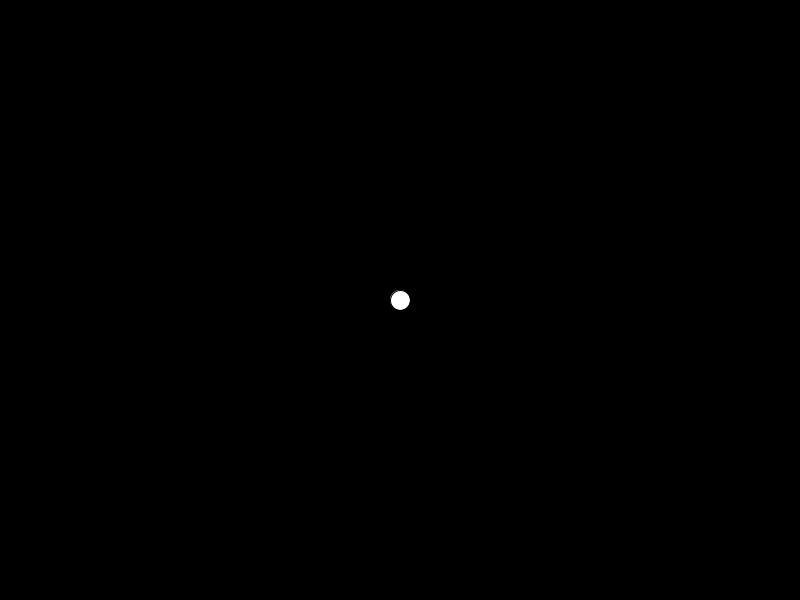
Frame 1 (no input)
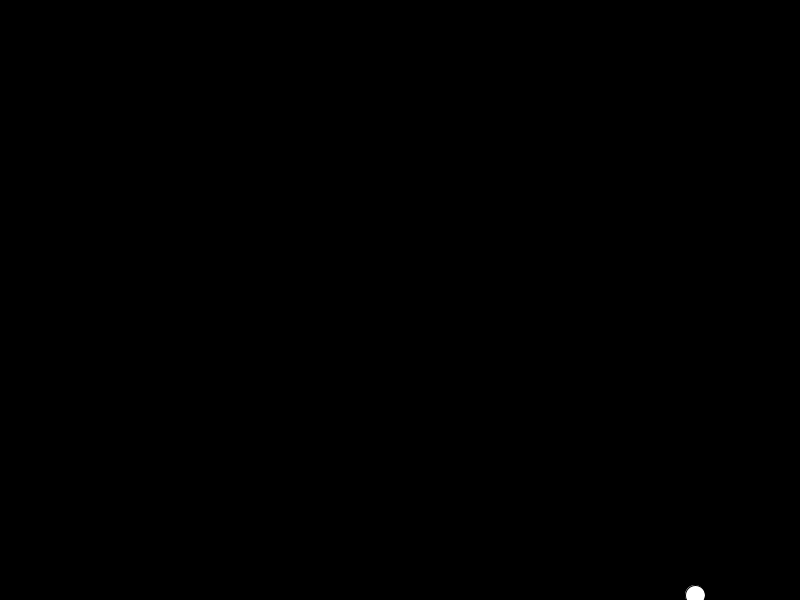
Frame 60 (the mouse pressed at the canvas centre just before this capture)
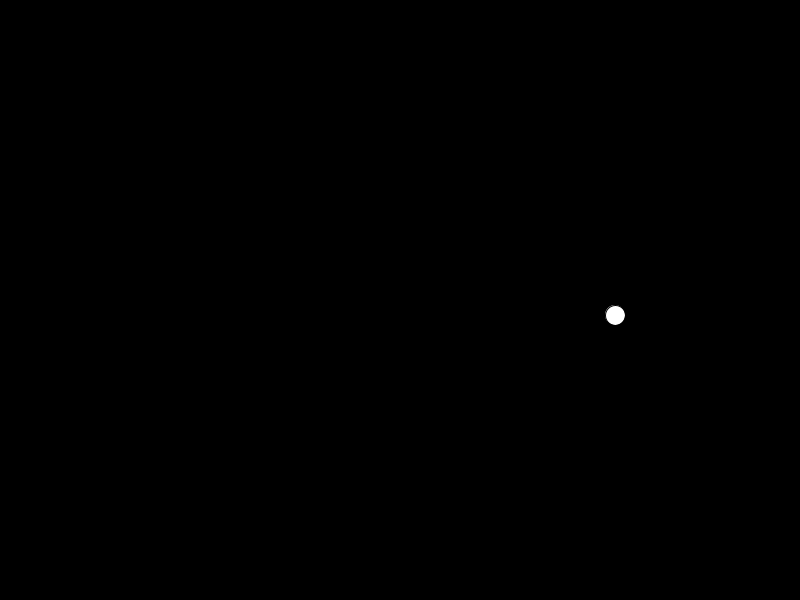
Frame 120 (the mouse held since frame 60 and released just before this capture)

The Processing sketch that drew these frames (run headless with seeded random() and noise(); from frame 60 on, the mouse is pressed at the canvas centre):

// Processing sketch: sketch_1___ra
// ── sketch_1___ra.pde
float x = 0;
float y = 0;
float dx = 5;
float dy = 5;

void setup()
{
  
  size(800,600);
  x = width/2.0;
  y= height/2.0;
}

void draw()
{
  
  background(0);
  circle(x,y,20);
  x = x + dx;
  if(x > width) dx = -dx;
  if(x < 0) dx = -dx;
  y = y + dy;
  if(y > height) dy = -dy;
  if(y < 0) dy = -dy;
  
}
